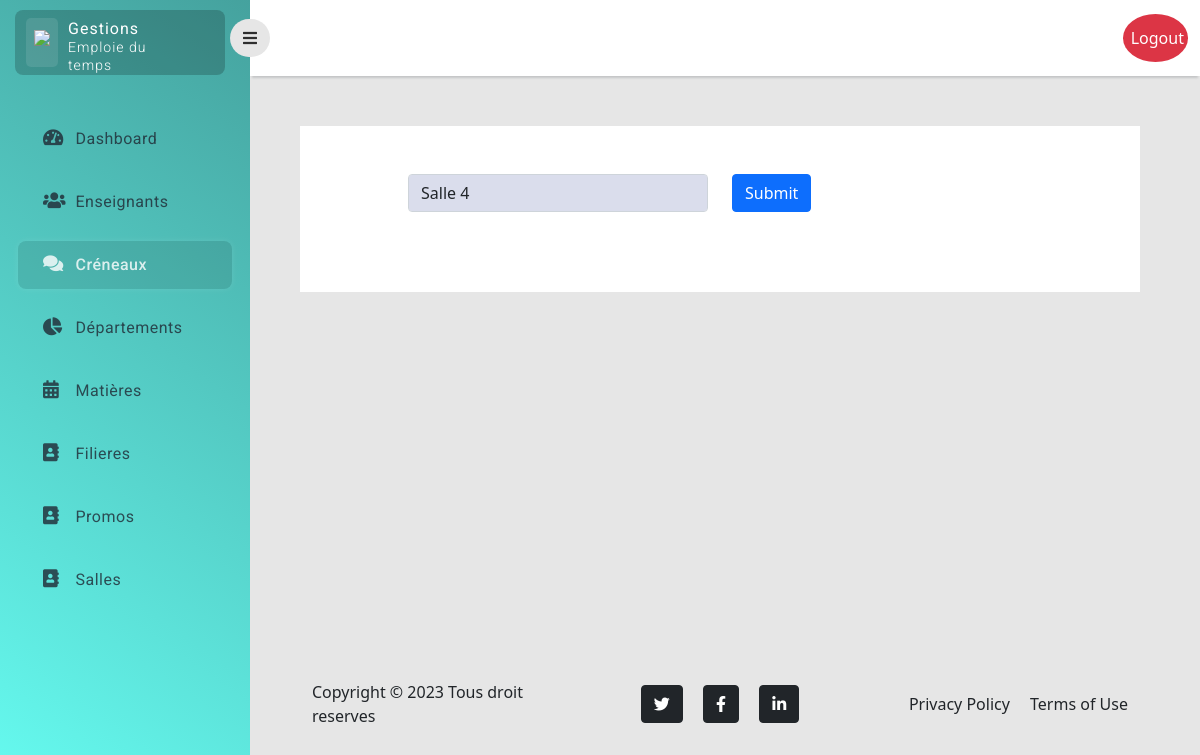
The page /salle/update/4 (signed in) on the database as committed earlier.
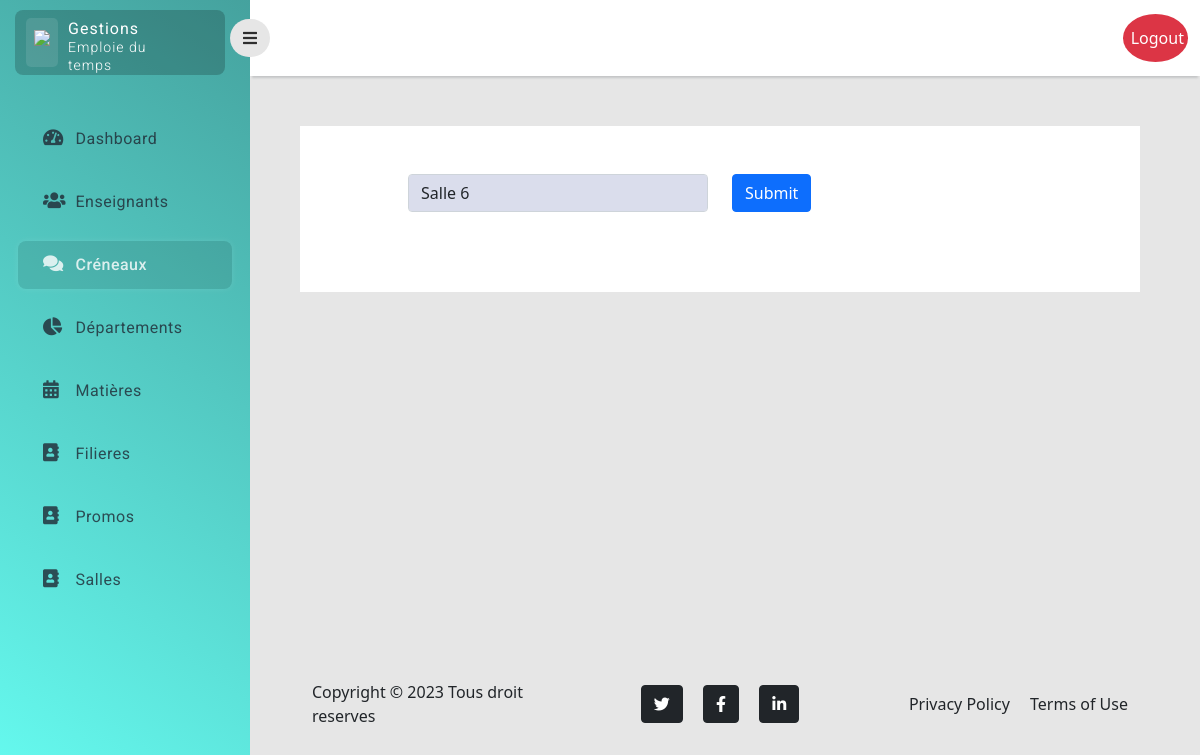
The same page on the database as committed later.
### myApp/models.py (models this page shows)
class Salle(models.Model):
    name = models.CharField(max_length=100)
    class Meta:
        ordering = ['name']

### myApp/salle/views.py (the view)
# urls.py: path('update/<int:my_id>', update, name="crenaux.update"),
@login_required(login_url="/login/")
@staff_member_required
def update(request, my_id):
    salle = Salle.objects.get(id=my_id)
    form = SalleForm(request.POST or None, instance=salle)
    if form.is_valid():
        form.save()
        form = SalleForm()
        messages.success(request, "salle modifier avec succès !")
    return render(request, 'salle/update.html', {'message': messages, 'form': form})

### myApp/salle/forms.py
class SalleForm (forms.ModelForm, forms.Form):
    class Meta:
        model = Salle
        fields = ('name',)
    name = forms.CharField(label='', required=False, widget=forms.TextInput(
        attrs={
            'placeholder': 'Nom de la salle',
            'class': 'form-control'
        }
    ))

### myApp/templates/salle/update.html (shortened to what this page needs)
{% extends 'layouts/base.html' %}
 {% block main %}
<div class="main-content add-formulaire add-small">
  <form method="POST" action="">
    <div class="row m-5 p-5">
      <div class="col-6 col-sm-12 col-md-6 mb-3">
        {{ form.as_p }}
      </div>
      <div class="col-6 col-sm-12 col-md-6 mb-3">
        <button type="submit" class="btn btn-primary">Submit</button>
      </div>
    </div>
  </form>
</div>
{% endblock main %}

Rows that differ between the two databases and show on the page:
changed Salle: name "Salle 4" → "Salle 6"
